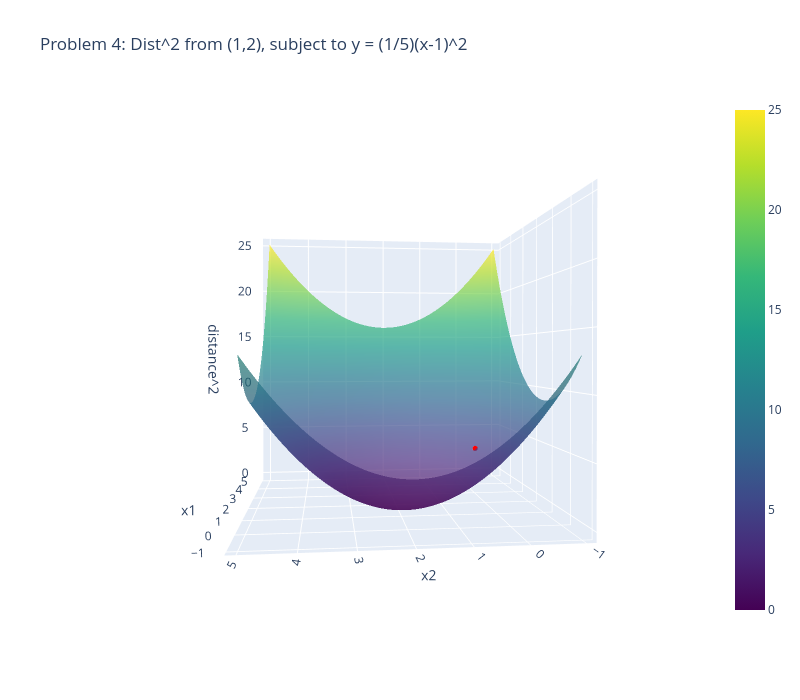

Notebook code cell kept with this figure:
### Markdown cell above
## Problem 4

**Problem Statement**  
Find a point on the parabola 
$y \;=\; \tfrac{1}{5}\,(x - 1)^2$
that is closest to \((1, 2)\) in the Euclidean norm.  

**Objective**  
$\text{distance}^2 \;=\; (x_1 - 1)^2 + (x_2 - 2)^2$

**Constraint**  
$x_2 \;=\; \tfrac{1}{5}\,(x_1 - 1)^2$

To visualize in 3D, we treat the constraint as 
$(\;|\,x_2 - \tfrac{1}{5}(x_1 - 1)^2| \approx 0)$
over a grid. We highlight where the parabola lies on that grid.

### Code cell
# --- Problem 4 ---
N = 80
x1_vals = np.linspace(-1, 5, N)
x2_vals = np.linspace(-1, 5, N)
x1_grid, x2_grid = np.meshgrid(x1_vals, x2_vals)

# Objective: squared distance from (1, 2)
f4 = (x1_grid - 1)**2 + (x2_grid - 2)**2

# Constraint: x2 == (1/5)*(x1 - 1)^2
epsilon = 1e-3
C1 = np.abs(x2_grid - (1/5)*(x1_grid - 1)**2) < epsilon

plot_3d_surface_and_feasible(
    x1_grid, x2_grid, f4, C1,
    title="Problem 4: Dist^2 from (1,2), subject to y = (1/5)(x-1)^2",
    x1_name="x1", x2_name="x2", z_name="distance^2"
)

### Figure 1 — Plotly figure (JSON) as saved in the notebook; plotly's stock layout.template omitted (floating-point values rounded to 4 significant figures; data arrays with more than 128 entries replaced by an {"elided": "..."} marker saying what was removed)
{"data": [{"colorscale": [[0, "#440154"], [0.1111, "#482878"], [0.2222, "#3e4989"], [0.3333, "#31688e"], [0.4444, "#26828e"], [0.5556, "#1f9e89"], [0.6667, "#35b779"], [0.7778, "#6ece58"], [0.8889, "#b5de2b"], [1, "#fde725"]], "name": "distance^2", "opacity": 0.7, "showscale": true, "type": "surface", "x": {"elided": "80x80 float values"}, "y": {"elided": "80x80 float values"}, "z": {"elided": "80x80 float values"}}, {"marker": {"color": "red", "size": 3}, "mode": "markers", "name": "Feasible Points", "type": "scatter3d", "x": [2.038], "y": [0.2152], "z": [4.263]}], "layout": {"height": 700, "scene": {"aspectmode": "auto", "aspectratio": {"x": 1, "y": 1, "z": 1}, "camera": {"center": {"x": 0, "y": 0, "z": 0}, "eye": {"x": -2.152, "y": 0.2363, "z": 0.01488}, "projection": {"type": "perspective"}, "up": {"x": 0, "y": 0, "z": 1}}, "xaxis": {"title": {"text": "x1"}, "type": "linear"}, "yaxis": {"title": {"text": "x2"}, "type": "linear"}, "zaxis": {"title": {"text": "distance^2"}, "type": "linear"}}, "title": {"text": "Problem 4: Dist^2 from (1,2), subject to y = (1/5)(x-1)^2"}, "width": 800}}
